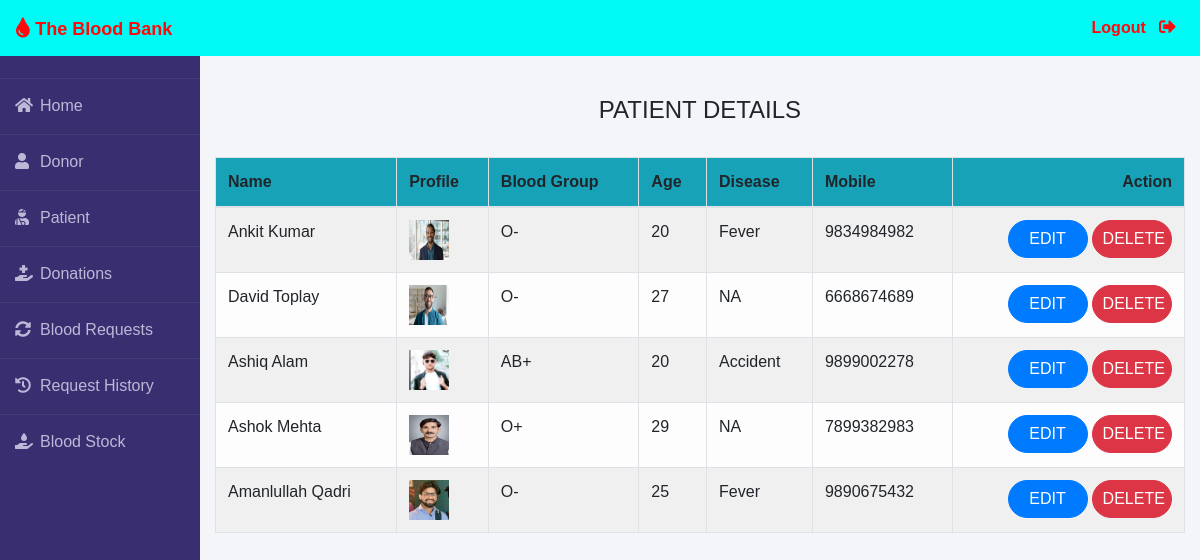
/admin-patient (signed in), run on the app's committed database.
### patient/models.py (models this page shows, shortened)
class Patient(models.Model):
    user=models.OneToOneField(User,on_delete=models.CASCADE)
    profile_pic= models.ImageField(upload_to='profile_pic/Patient/',null=True,blank=True)
    age=models.PositiveIntegerField()
    bloodgroup=models.CharField(max_length=10)
    disease=models.CharField(max_length=100)
    doctorname=models.CharField(max_length=50)
    address = models.CharField(max_length=40)
    mobile = models.CharField(max_length=20,null=False)
    @property
    def get_name(self):
        return self.user.first_name+" "+self.user.last_name

### blood/views.py (the view)
# urls.py: path('admin-patient', views.admin_patient_view,name='admin-patient'),
@login_required(login_url='adminlogin')
def admin_patient_view(request):
    patients=pmodels.Patient.objects.all()
    return render(request,'blood/admin_patient.html',{'patients':patients})

### templates/blood/admin_patient.html
{% extends 'blood/adminbase.html' %}
{% block content %}
{% load widget_tweaks %}
{%load static%}
<br><br>
<div class="container">
    <H4 class="text-center">PATIENT DETAILS</H4><br>
    <table class="table table-light table-hover table-bordered table-striped">
        <thead class="bg-info">
            <tr>
                <th scope="col">Name</th>
                <th scope="col">Profile</th>
                <th scope="col">Blood Group</th>
                <th scope="col">Age</th>
                <th scope="col">Disease</th>
                <th scope="col">Mobile</th>
                <th class="text-right">Action</th>
            </tr>
        </thead>
        <tbody>
            {% for t in patients %}
            <tr>
                <td> {{t.get_name}}</td>
                <td> <img src="{% static t.profile_pic.url %}" alt="Profile Pic" height="40px" width="40px" /></td>
                <td>{{t.bloodgroup}}</td>
                <td>{{t.age}}</td>
                <td>{{t.disease}}</td>
                <td>{{t.mobile}}</td>
                <td class="text-right">
                    <button class="btn btn-primary badge-pill" style="width: 80px;"><a  style="text-decoration: none;color: white;" href="{% url 'update-patient' t.id  %}">EDIT</a> </button>
                    <button class="btn btn-danger badge-pill" style="width: 80px;"><a  style="text-decoration: none;color: white;" href="{% url 'delete-patient' t.id  %}">DELETE</a> </button>
                </td>
            </tr>
            {% endfor %}
        </tbody>
    </table>
</div>
{% endblock content %}

### static/css/navstyle.css (style rules this page uses)
* { margin: 0; padding: 0; box-sizing: border-box; list-style: none; text-decoration: none; font-family: 'Josefin Sans', sans-serif; }
body { background-color: #f3f5f9; }

### data on the page
Patient: get_name "Ankit Kumar", profile_pic (picture), bloodgroup "O-", age "20", disease "Fever", mobile "9834984982"
Patient: get_name "David Toplay", profile_pic (picture), bloodgroup "O-", age "27", disease "NA", mobile "6668674689"
Patient: get_name "Ashiq Alam", profile_pic (picture), bloodgroup "AB+", age "20", disease "Accident", mobile "9899002278"
Patient: get_name "Ashok Mehta", profile_pic (picture), bloodgroup "O+", age "29", disease "NA", mobile "7899382983"
Patient: get_name "Amanlullah Qadri", profile_pic (picture), bloodgroup "O-", age "25", disease "Fever", mobile "9890675432"
